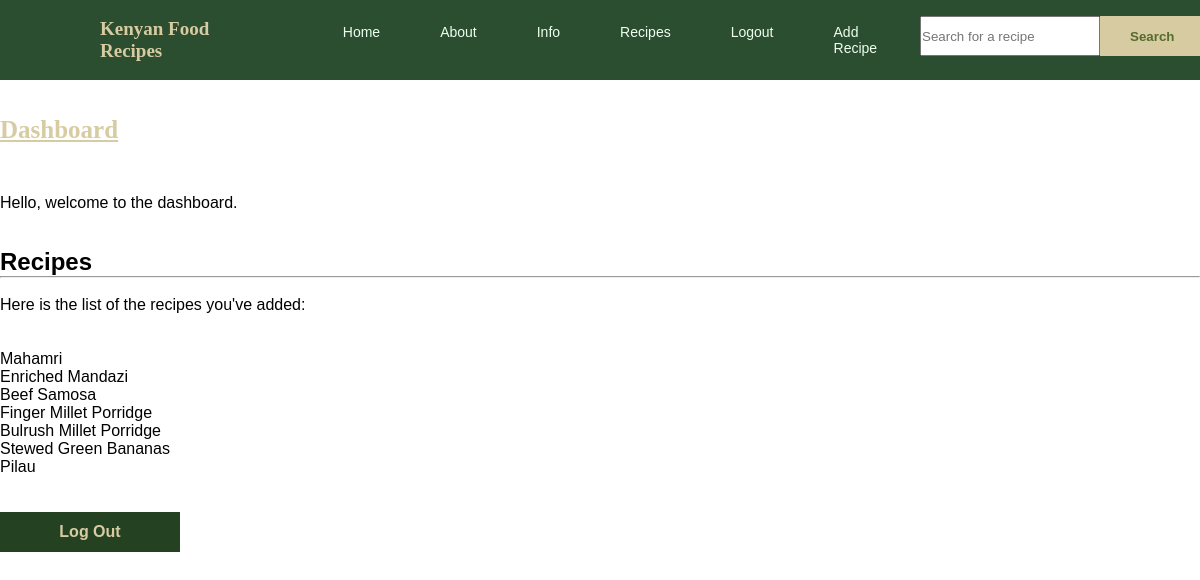
Screenshot of /dashboard (signed in) with the database file from the repository.
### app.py (models this page shows)
class Recipe(db.Model):
    __tablename__ = 'recipes'
    id = db.Column(db.Integer, primary_key=True)
    title = db.Column(db.String(200), nullable=False)
    subtitle = db.Column(db.String(200), nullable=False)
    date_posted = db.Column(db.Date, default=date.today)
    slug = db.Column(db.String(200), nullable=False)
    ingredients = db.Column(db.Text, nullable=False)
    instructions = db.Column(db.Text, nullable=False)
    preparation_time = db.Column(db.String(20), nullable=False)
    cooking_time = db.Column(db.String(20), nullable=False)
    servings = db.Column(db.Integer, nullable=False)
    energy = db.Column(db.String(20), nullable=False)
    protein = db.Column(db.String(20), nullable=False)
    fat = db.Column(db.String(20), nullable=False)
    fiber = db.Column(db.String(20), nullable=False)
    vitamin_a = db.Column(db.String(20), nullable=False)
    iron = db.Column(db.String(20), nullable=False)
    zinc = db.Column(db.String(20), nullable=False)
    carbohydrate = db.Column(db.String(20), nullable=False)
    upvotes = db.Column(db.Integer)
    '''category_id = db.Column(db.Integer, db.ForeignKey('categories.id', name='fk_category_id'))  # Add name here
    category = db.relationship("Category", back_populates="recipes")'''

### app.py (the view)
@app.route('/dashboard', methods=['GET', 'POST'])
@login_required
def dashboard():
    recipes = Recipe.query.order_by(Recipe.date_posted).all()
    return render_template('dashboard.html', recipes=recipes)

### forms.py
class SearchForm(FlaskForm):
    searched = StringField("Searched", validators=[DataRequired()])
    submit = SubmitField("Search")

### app.py (called while the page is built)
@login_manager.user_loader
def load_admin(admin_id):
    return Admin.query.get(int(admin_id))

@app.context_processor
def base():
    form = SearchForm()
    return dict(form=form)

### templates/dashboard.html
{% extends 'base.html' %}
{% block content %}
  <br/><br/><h3 style="font-family: Papyrus; text-decoration: underline;">Dashboard</h3>
  <p>Hello, welcome to the dashboard.</p>
  <br/>
  <br/>
  <div class="lists">
    <div class="recipes">
      <h2>Recipes</h2>
      <hr>
      <br/>
      <p>Here is the list of the recipes you've added:</p>
      <br/><br/>
      <ul>
        {% for recipe in recipes %}
          <ul>{{ recipe.title }}</ul>
        {% endfor %}
      </ul>
    </div>
  </div>
  <br/><br/>
  <a href="{{ url_for('logout') }}" class="button rounded-pill" style="background: #244122; color: #d7cba1; width: 180px; height: 40px; display: flex; align-items: center; justify-content: center; border: none;">Log Out</a>
{% endblock %}

### static/styles.css (style rules this page uses)
* { padding: 0; margin: 0; box-sizing: border-box; font-family: 'Josefin Sans', sans-serif; }
html { scroll-behavior: smooth; }
h3 { color: #d7cba1; font-size: 25px; margin-bottom: 50px; }
.button { position: absolute; background-color: #d7cba1; color: #d7cba1; text-decoration: none; border: 2px solid black; font-weight: bold; padding: 13px 30px; transform: .4s; }

### rows the page displays
Recipe: title "Mahamri"
Recipe: title "Enriched Mandazi"
Recipe: title "Beef Samosa"
Recipe: title "Finger Millet Porridge"
Recipe: title "Bulrush Millet Porridge"
Recipe: title "Stewed Green Bananas"
Recipe: title "Pilau"
